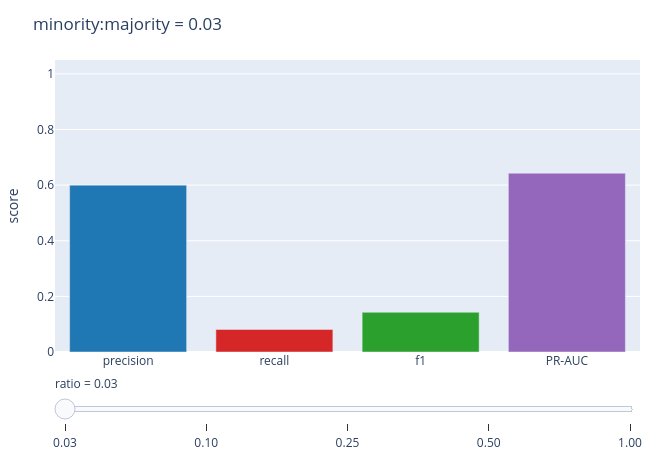

Notebook cell for this chart:
### Markdown cell above
### インタラクティブ: オーバーサンプリング比率

少数派を増やす比率(少数派/多数派)を上げると **recall が上がり precision が下がる** 典型のトレードオフが見えます
(PR-AUC は閾値非依存なのでほぼ一定 — リサンプリングは「閾値の位置」を動かしているだけ、という気づき)。静的 HTML 可。

### Code cell
ratios = [ytr.mean() / (1 - ytr.mean()), 0.1, 0.25, 0.5, 1.0]
names = ["precision", "recall", "f1", "PR-AUC"]
frames = []
for r in ratios:
    Xb, yb = oversample_to_ratio(Xtr, ytr, ratio=r, seed=0)
    m = make_pipeline(StandardScaler(), LogisticRegression(max_iter=2000)).fit(Xb, yb)
    pr = m.predict(Xte); sc = m.predict_proba(Xte)[:, 1]
    vals = [metrics.precision(yte, pr), metrics.recall(yte, pr), metrics.f1_score(yte, pr), metrics.pr_auc(yte, sc)]
    frames.append(go.Frame(name=f"{r:.2f}",
                           data=[go.Bar(x=names, y=vals, marker_color=["#1f77b4", "#d62728", "#2ca02c", "#9467bd"])],
                           layout={"title": f"minority:majority = {r:.2f}"}))
fig = go.Figure(data=frames[0].data, frames=frames)
steps = [{"args": [[f.name], {"frame": {"duration": 0, "redraw": True}, "mode": "immediate"}],
          "label": f.name, "method": "animate"} for f in frames]
fig.update_layout(sliders=[{"steps": steps, "currentvalue": {"prefix": "ratio = "}}],
                  title=frames[0].layout.title.text, yaxis={"range": [0, 1.05], "title": "score"},
                  width=660, height=460, margin={"l": 50, "r": 20, "t": 60, "b": 40})
fig.show()

### Figure 1 — Plotly figure (JSON) as saved in the notebook; plotly's stock layout.template omitted (floating-point values rounded to 4 significant figures)
{"data": [{"marker": {"color": ["#1f77b4", "#d62728", "#2ca02c", "#9467bd"]}, "type": "bar", "x": ["precision", "recall", "f1", "PR-AUC"], "y": [0.6, 0.08108, 0.1429, 0.6431]}], "layout": {"height": 460, "margin": {"b": 40, "l": 50, "r": 20, "t": 60}, "sliders": [{"currentvalue": {"prefix": "ratio = "}, "steps": [{"args": [["0.03"], {"frame": {"duration": 0, "redraw": true}, "mode": "immediate"}], "label": "0.03", "method": "animate"}, {"args": [["0.10"], {"frame": {"duration": 0, "redraw": true}, "mode": "immediate"}], "label": "0.10", "method": "animate"}, {"args": [["0.25"], {"frame": {"duration": 0, "redraw": true}, "mode": "immediate"}], "label": "0.25", "method": "animate"}, {"args": [["0.50"], {"frame": {"duration": 0, "redraw": true}, "mode": "immediate"}], "label": "0.50", "method": "animate"}, {"args": [["1.00"], {"frame": {"duration": 0, "redraw": true}, "mode": "immediate"}], "label": "1.00", "method": "animate"}]}], "title": {"text": "minority:majority = 0.03"}, "width": 660, "yaxis": {"range": [0, 1.05], "title": {"text": "score"}}}}
